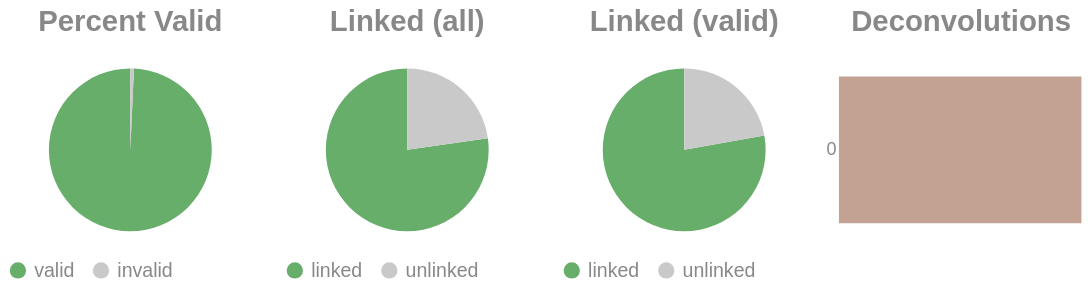

Source (notebook cell):
### Code cell
if SKIPLR:
    pass
else:
    clash = Counter()
    for i in valids['molecule'].to_list():
        _mol = i.split("-")
        if len(_mol) == 1:
            clash.update('0')
        else:
            clash.update(_mol[-1])

    _d = {"deconvolutions": [], 'count': []}
    for k,v in clash.items():
        _d['deconvolutions'].append(k)
        _d['count'].append(v)

    tot_valid = valids['reads'].sum()
    mask = valids['reads'] >= 2
    n_linked_reads = valids.filter(mask)['reads'].sum()
    if n_linked_reads == 0:
        print_html("No linked molecules (>=2 reads) were detected; skipping linked-only distributions.")
        SKIPLR = True
    else:
        perc_valid = round(tot_valid / n_reads, 4)
        linked_perc_abs = round(n_linked_reads / n_reads, 4)
        linked_perc = round(n_linked_reads / tot_valid, 4)

    _valid = pl.DataFrame({"valids": ['valid', 'invalid'], "count": [tot_valid, n_reads - tot_valid]})
    _linked_abs = pl.DataFrame({"linked (absolute)": ['linked', 'unlinked'], "count": [n_linked_reads, n_reads - n_linked_reads]})
    _linked_rel = pl.DataFrame({"linked (valids)": ['linked', 'unlinked'], "count": [n_linked_reads, tot_valid - n_linked_reads]})

    (
        alt.hconcat(
            piechart(_valid, goodval = 'valid', title = "Percent Valid"),
            piechart(_linked_abs, goodval = "linked", title =  "Linked (all)"),
            piechart(_linked_rel, goodval = "linked", title =  "Linked (valid)"),
            convolutionbar(pl.DataFrame(_d), title = "Deconvolutions"),
            center = True,
            bounds = 'flush'
        )
        .resolve_scale(color='independent')
        .resolve_legend('independent')
        .properties(usermeta={'embedOptions': {"actions": False}})
    ).display()

### Figure 1 — Vega-Lite specification as saved in the notebook (floating-point values rounded to 4 significant figures)
{"width": "container", "height": 400, "config": {"title": {"anchor": "start", "dy": -15, "fontSize": 18, "color": "#888888", "subtitleColor": "#888888", "subtitleFontSize": 14}, "arc": {"fill": "#0072B2"}, "axis": {"domainColor": "#888888", "domainWidth": 0.5, "gridWidth": 0.2, "grid": false, "titleFontWeight": 400, "titleFontSize": 15, "labelFontSize": 11, "labelColor": "#888888", "tickColor": "#888888", "tickWidth": 0.2, "titleColor": "#888888"}, "axisBand": {"grid": false}, "axisX": {"grid": true, "tickSize": 10, "domainCap": "round"}, "axisY": {"domain": false, "grid": true, "tickSize": 0, "domainCap": "round"}, "background": "transparent", "header": {"labelFontSize": 15, "labelColor": "#888888", "titleFontSize": 15, "titleFontWeight": 600, "titleColor": "#888888"}, "legend": {"labelFont": "sans-serif", "labelFontSize": 12, "labelColor": "#888888", "symbolSize": 100, "symbolType": "circle", "titleFontSize": 12, "titlePadding": 10, "titleColor": "#888888", "title": null}, "range": {"category": ["#E69F00", "#56B4E9", "#009E73", "#F0E442", "#0072B2", "#D55E00", "#CC79A7", "#000000"], "diverging": ["#cfe8f3", "#a2d4ec", "#73bfe2", "#46abdb", "#1696d2", "#12719e"]}, "area": {"fill": "#0072B2", "fillOpacity": 0.7, "line": true, "strokeOpacity": 0.7}, "line": {"color": "#0072B2", "stroke": "#0072B2", "strokeWidth": 2}, "trail": {"color": "#0072B2", "stroke": "#0072B2", "strokeWidth": 0, "size": 1}, "point": {"filled": true, "fillOpacity": 1.0, "size": 95}, "text": {"color": "#888888", "fontSize": 11, "align": "right", "fontWeight": 400, "size": 11}, "bar": {"fill": "#0072B2", "stroke": null}, "view": {"stroke": null, "continuousWidth": 660, "continuousHeight": 400}}, "hconcat": [{"data": {"name": "data-6b55cc36caa37e4eab4e107fe6493833"}, "mark": {"type": "arc"}, "encoding": {"color": {"field": "valids", "legend": {"orient": "bottom", "title": null}, "scale": {"domain": ["valid", "invalid"], "range": ["#68ae6b", "#C9C9C9"]}, "title": "Valids", "type": "nominal"}, "theta": {"field": "count", "type": "quantitative"}, "tooltip": [{"field": "valids", "title": "Valids", "type": "ordinal"}, {"field": "percent", "format": ".2%", "title": "Percent", "type": "quantitative"}, {"field": "count", "title": "Count", "type": "quantitative"}]}, "height": 100, "title": {"text": "Percent Valid", "align": "center", "anchor": "middle"}, "transform": [{"calculate": "datum.count / 10101526", "as": "percent"}], "width": 150}, {"data": {"name": "data-24636bb8fb3d1ebf21259786c05f7f22"}, "mark": {"type": "arc"}, "encoding": {"color": {"field": "linked (absolute)", "legend": {"orient": "bottom", "title": null}, "scale": {"domain": ["linked", "unlinked"], "range": ["#68ae6b", "#C9C9C9"]}, "title": "Linked (Absolute)", "type": "nominal"}, "theta": {"field": "count", "type": "quantitative"}, "tooltip": [{"field": "linked (absolute)", "title": "Linked (Absolute)", "type": "ordinal"}, {"field": "percent", "format": ".2%", "title": "Percent", "type": "quantitative"}, {"field": "count", "title": "Count", "type": "quantitative"}]}, "height": 100, "title": {"text": "Linked (all)", "align": "center", "anchor": "middle"}, "transform": [{"calculate": "datum.count / 10101526", "as": "percent"}], "width": 150}, {"data": {"name": "data-2a5af76484ff7e30f51c4daa053020ec"}, "mark": {"type": "arc"}, "encoding": {"color": {"field": "linked (valids)", "legend": {"orient": "bottom", "title": null}, "scale": {"domain": ["linked", "unlinked"], "range": ["#68ae6b", "#C9C9C9"]}, "title": "Linked (Valids)", "type": "nominal"}, "theta": {"field": "count", "type": "quantitative"}, "tooltip": [{"field": "linked (valids)", "title": "Linked (Valids)", "type": "ordinal"}, {"field": "percent", "format": ".2%", "title": "Percent", "type": "quantitative"}, {"field": "count", "title": "Count", "type": "quantitative"}]}, "height": 100, "title": {"text": "Linked (valid)", "align": "center", "anchor": "middle"}, "transform": [{"calculate": "datum.count / 10029964", "as": "percent"}], "width": 150}, {"data": {"name": "data-ab1c6d54849c16459cd6093cb220e5d6"}, "mark": {"type": "bar"}, "encoding": {"color": {"field": "deconvolutions", "legend": null, "scale": {"scheme": "lightgreyred"}, "type": "nominal"}, "tooltip": [{"field": "deconvolutions", "title": "Deconvolutions", "type": "ordinal"}, {"field": "percent", "format": ".2%", "title": "Percent", "type": "quantitative"}, {"field": "count", "title": "Count", "type": "quantitative"}], "x": {"axis": null, "field": "count", "type": "quantitative"}, "y": {"field": "deconvolutions", "sort": "ascending", "title": null, "type": "nominal"}}, "height": 100, "title": {"text": "Deconvolutions", "align": "center", "anchor": "middle"}, "transform": [{"calculate": "datum.count / 3969317", "as": "percent"}], "width": 150}], "bounds": "flush", "center": true, "resolve": {"legend": {"angle": "independent"}, "scale": {"color": "independent"}}, "usermeta": {"embedOptions": {"actions": false}}, "$schema": "https://vega.github.io/schema/vega-lite/v6.1.0.json", "datasets": {"data-6b55cc36caa37e4eab4e107fe6493833": [{"valids": "valid", "count": 10029964}, {"valids": "invalid", "count": 71562}], "data-24636bb8fb3d1ebf21259786c05f7f22": [{"linked (absolute)": "linked", "count": 7805300}, {"linked (absolute)": "unlinked", "count": 2296226}], "data-2a5af76484ff7e30f51c4daa053020ec": [{"linked (valids)": "linked", "count": 7805300}, {"linked (valids)": "unlinked", "count": 2224664}], "data-ab1c6d54849c16459cd6093cb220e5d6": [{"deconvolutions": "0", "count": 3969317}]}}
